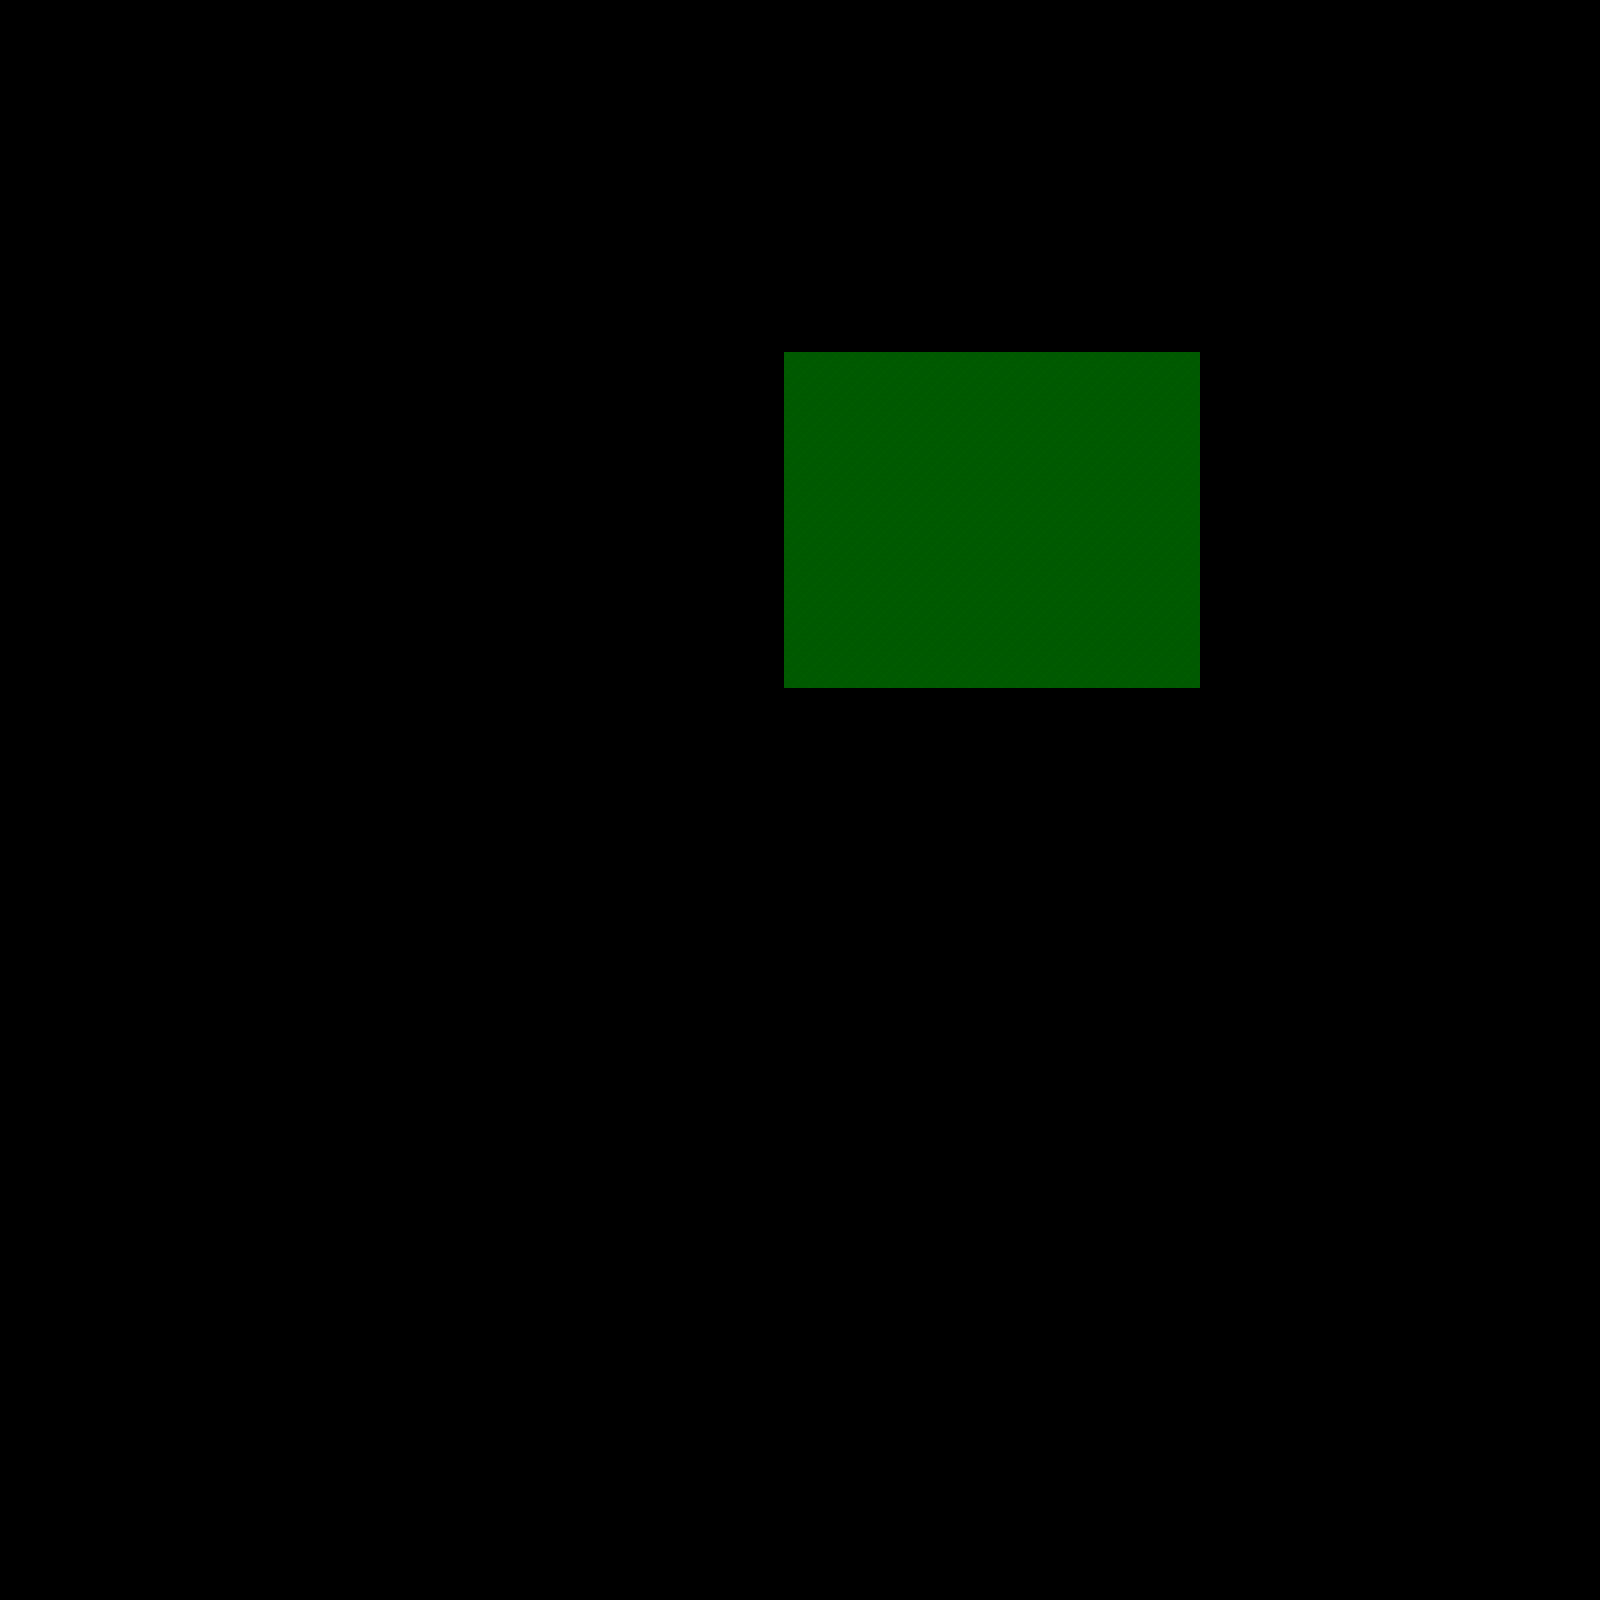

Rendered tile map (Tiled .tmx) drawn with the repository's tilesets; below, a short description and the map source with its tile grids summarised:
An orthogonal 100x100 tile map with 16x16 px tiles, 3 tile layers (Secondary, Primary, Collision).

<map version="1.2" tiledversion="1.2.1" orientation="orthogonal" renderorder="right-down" width="100" height="100" tilewidth="16" tileheight="16" infinite="0" nextlayerid="5" nextobjectid="20">
 <tileset firstgid="1" name="TILESET_1" tilewidth="16" tileheight="16" tilecount="256" columns="16">
  <image source="../tilesets/tileset_1.png" width="256" height="256" />
  <tile id="0">
   <objectgroup draworder="index" />
  </tile>
  <tile id="93">
   <animation>
    <frame tileid="93" duration="100" />
    <frame tileid="94" duration="100" />
   </animation>
  </tile>
  <tile id="94">
   <animation>
    <frame tileid="93" duration="100" />
    <frame tileid="94" duration="100" />
   </animation>
  </tile>
 </tileset>
 <layer id="1" name="Secondary" width="100" height="100">
  <data>[10000 cells, 0 non-empty, 0 distinct tile ids]</data>
 </layer>
 <layer id="2" name="Primary" width="100" height="100">
  <data>[10000 cells, 546 non-empty, 1 distinct tile ids]</data>
 </layer>
 <layer id="3" name="Collision" width="100" height="100">
  <data>[10000 cells, 0 non-empty, 0 distinct tile ids]</data>
 </layer>
</map>
